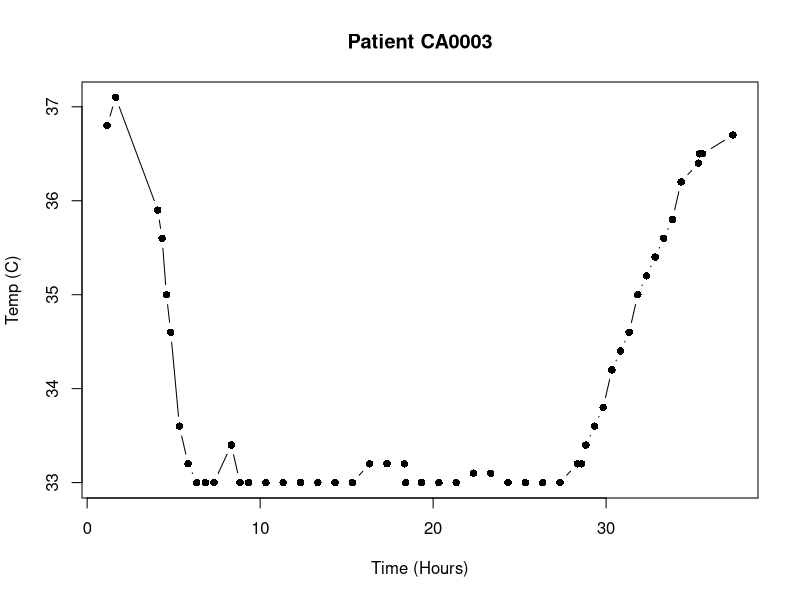
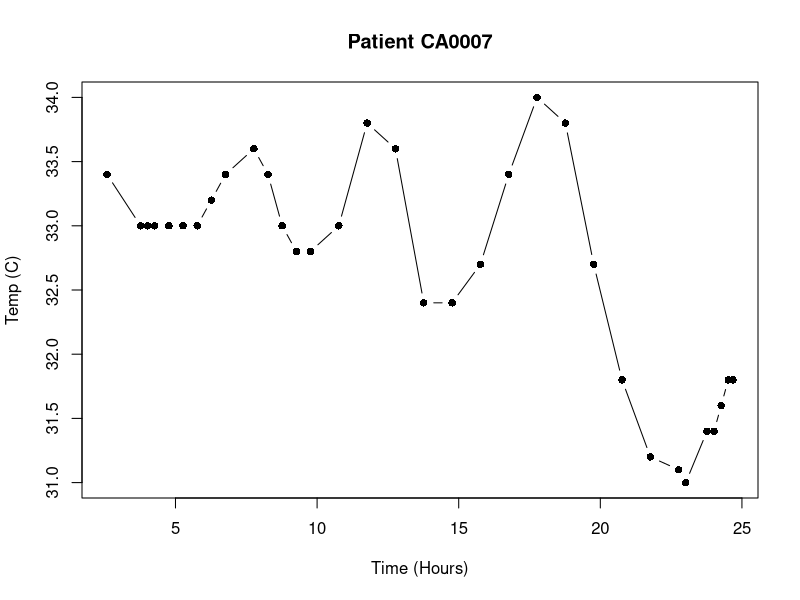
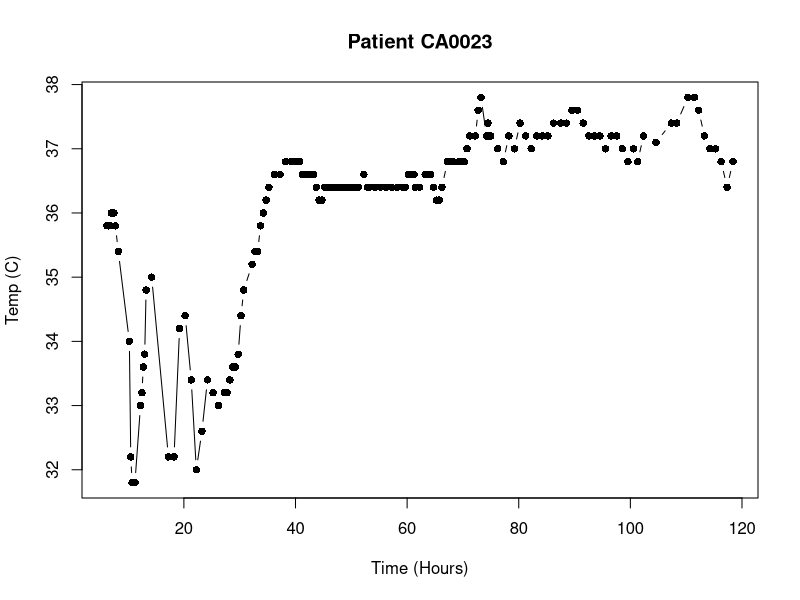
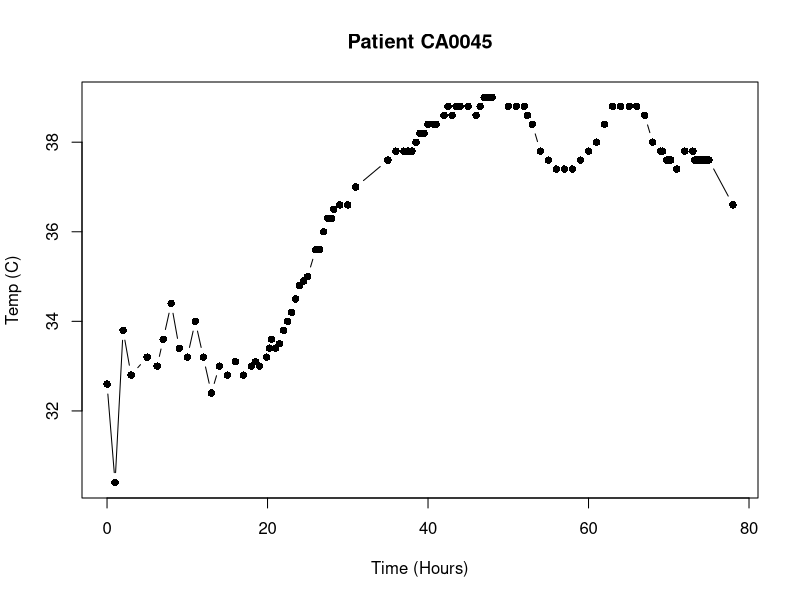

These figures' R source, in order:
## ---- chunk 1
# load data
demo <- read.delim("HypothermiaFinalDemographics.Blinded.txt", header = TRUE, as.is = TRUE, na.strings = c("NA", "X"))
## ---- chunk 2
# create a data set contains demographic measures of the patients.
basic=demo[,1:13]
# first, convert all data to factor levels or numeric data, so that can do summary. Also, convert all words to uppercase. 
basic$First.Post.Arrest.LA=as.numeric(basic$First.Post.Arrest.LA)
basic=data.frame(lapply(basic, function(v) {
  if (is.character(v)) return(toupper(v))
  else return(v)
}))
# I haven't figure out a way to combine the two kind of "IN"s into one.
basic$Identifier=as.character(basic$Identifier)
basic$Date.of.Arrest=as.character(basic$Date.of.Arrest)
summary(basic)
#basic$Multiple.Arrests=tolower(basic$Multiple.Arrests)
#basic$Gender=as.factor(basic$Gender)
#basic$Arrest.Rhythm=as.factor(basic$Arrest.Rhythm)
#basic$Binary.Rhythm=as.factor(basic$Binary.Rhythm)
#basic$Multiple.Arrests=as.factor(basic$Multiple.Arrests)
#basic$Site.of.Arrest=as.factor(basic$Site.of.Arrest)
#basic$Cooling.Method=as.factor(basic$Cooling.Method)
## ---- chunk 3
# Use which(is.na(x)) to identify case number of NAs in First.Post.Arres.LA, and find out corresponding identifiers.
which(is.na(basic$First.Post.Arrest.LA))
basic$Identifier[which(is.na(basic$First.Post.Arrest.LA))]
## ---- chunk 4

temps <- read.delim("TempCurveFinal.txt", header = FALSE, as.is = TRUE)
temps[seq(2, nrow(temps), by = 2), 1] <- temps[seq(1, nrow(temps) - 1, by = 2),1]
n <- (nrow(temps)/2)
## Plot and Re-Format loop:
#pdf("TempTimeCourse.pdf", height = 11, width = 8.5)
#par(mfrow = c(4, 1))
sampids <- temps[temps[, 2] == "Time", 1]
timecourse <- vector(mode = "list", length = n)
names(timecourse) <- sampids
for (i in 1:n) {
times <- temps[(2 * (i - 1) + 1), 3:ncol(temps)]
times <- times[times != ""]
hrs <- as.numeric(substr(times, 1, nchar(times) - 3))
mins <- as.numeric(substr(times, (nchar(times) - 1), nchar(times)))
times <- as.numeric(hrs + (mins/60))
temp <- temps[(2 * (i - 1) + 2), 3:ncol(temps)]
temp <- as.numeric(temp[temp != ""])
## Corrections will be applied to ✬temp✬ and ✬time✬ columns; the original,
timecourse[[i]] <- data.frame(time = times, temp = temp, orig.time = times,orig.temp = temp, nurse.error = rep(0, length(temp)))
rm(times, hrs, mins, temp)
}
## ---- chunk 5
## Corrections (1) CA0006: the high point at around 30 hours is a nursing
## error.
timecourse[["CA0006"]]$temp[33] <- NA
timecourse[["CA0006"]]$nurse.error[33] <- 1
## (2) ***Time error: correct value obvious
timecourse[["CA0008"]]$time[24] <- 12.7833333
## (3) CA0012: Likewise, the low point just at the start was an error in
## nurse recording.
timecourse[["CA0012"]]$temp[2] <- NA
timecourse[["CA0012"]]$nurse.error[2] <- 1
## (4) CA0015: the two low points are consistently recorded by the
## nurses--while difficult to explain physiologically, it✬s hard to reconcile
## the points. NOTE: there are 5 points here w/in a period of about 12 min
timecourse[["CA0015"]]$temp[12:16] <- NA
timecourse[["CA0015"]]$nurse.error[12:16] <- 1
## (5) CA0018: the point at 36 degrees that is shifted is my error in
## transcribing the time. The actual time value is point 31:13
timecourse[["CA0018"]]$time[61] <- (31 + (13/60))
## (6) CA0028: The two outliers at the cooling plateau are nursing values,
## and are likely nursing error.
timecourse[["CA0028"]]$temp[42:44] <- NA
timecourse[["CA0028"]]$nurse.error[42:44] <- 1
## (7) CA0029: Nursing error.
timecourse[["CA0029"]]$temp[24] <- NA
timecourse[["CA0029"]]$nurse.error[24] <- 1
## (8) CA0031: apparently actual values--fever fluctuated rapidly. (9)
## CA0032: nursing error.
timecourse[["CA0032"]]$temp[27] <- NA
timecourse[["CA0032"]]$nurse.error[27] <- 1
## (10) CA0033: Overshot cooling--This appears real. (11) CA0035: Nursing
## errors
timecourse[["CA0035"]]$temp[41:43] <- NA
timecourse[["CA0035"]]$nurse.error[41:43] <- 1
## (12) CA0040: nursing error.
timecourse[["CA0040"]]$temp[44:47] <- NA
timecourse[["CA0040"]]$nurse.error[44:47] <- 1
## (13) CA0042: Nursing error
timecourse[["CA0042"]]$temp[22] <- NA
timecourse[["CA0042"]]$nurse.error[22] <- 1
## (14) CA0044: actual logged value. I can✬t completely discount it. (15)
## CA0045: Arrives at cold temperature--fluctuant temperatures -- actual
## values. I can believethis one. (16) CA0046: my error. The last point
## should read 35.6 temperature
timecourse[["CA0046"]]$temp[95] <- 35.6
## (17) CA0056: the one really discordant value at cooling plateau was a
## nursing value--looks like it✬s in error
timecourse[["CA0056"]]$temp[32] <- NA
timecourse[["CA0056"]]$nurse.error[32] <- 1
4## (18) CA0058: Clearly my error! 31:04
timecourse[["CA0058"]]$time[23] <- (31 + (4/60))
## (19) CA0060: The temperature that is off is 33.1 not 3.1; my error.
timecourse[["CA0060"]]$temp[24] <- 33.1
## (20) *** CA0060: the 23rd time, recorded as 27.483, is out of sync; very
## likely = 21.483. Corrected as such.
timecourse[["CA0060"]]$time[23] <- 21.48333333
## (21) CA0061: My error--33.4
timecourse[["CA0061"]]$temp[87] <- 33.4
## (22) *** CA0061: Out of sync time = 36.26667 is evidently 26.26667
## corrected as such
timecourse[["CA0061"]]$time[53] <- 26.26667
## (23) *** CA0061: Out of sync time = 44.13333 is evidently 52.13333
## corrected as such
timecourse[["CA0061"]]$time[147] <- 52.13333
## (24) CA0065: Actual values--Probably a nursing error.
timecourse[["CA0065"]]$temp[15:17] <- NA
timecourse[["CA0065"]]$nurse.error[15:17] <- 1
## (25) CA0067: The initial blip is temp = 32.6, the second, much smaller
## blip is an actual value.
timecourse[["CA0067"]]$temp[73] <- 32.6
## (26) *** CA0067: Out of sync time value 27.83; very likely = 17.83
## corrected as such.
timecourse[["CA0067"]]$time[47] <- 17.8333333
## (27) CA0068: My error, the value is 34.6
timecourse[["CA0068"]]$temp[28] <- 34.6
## (28) CA0070: these are the right values -- I think they are overcorrection
## of a fever and are physiologic
## ---- chunk 6
plot(timecourse[[1]]$time, timecourse[[1]]$temp, type = "b", pch = 16, xlab = "Time (Hours)",ylab = "Temp (C)", main = paste("Patient ", sampids[1], sep = ""))
## ---- chunk 7
plot(timecourse[[5]]$time, timecourse[[5]]$temp, type = "b", pch = 16, xlab = "Time (Hours)",ylab = "Temp (C)", main = paste("Patient ", sampids[5], sep = ""))
## ---- chunk 8
plot(timecourse[[18]]$time, timecourse[[18]]$temp, type = "b", pch = 16, xlab = "Time (Hours)",ylab = "Temp (C)", main = paste("Patient ", sampids[18], sep = ""))
## ---- chunk 9
plot(timecourse[[38]]$time, timecourse[[38]]$temp, type = "b", pch = 16, xlab = "Time (Hours)",ylab = "Temp (C)", main = paste("Patient ", sampids[38], sep = ""))
